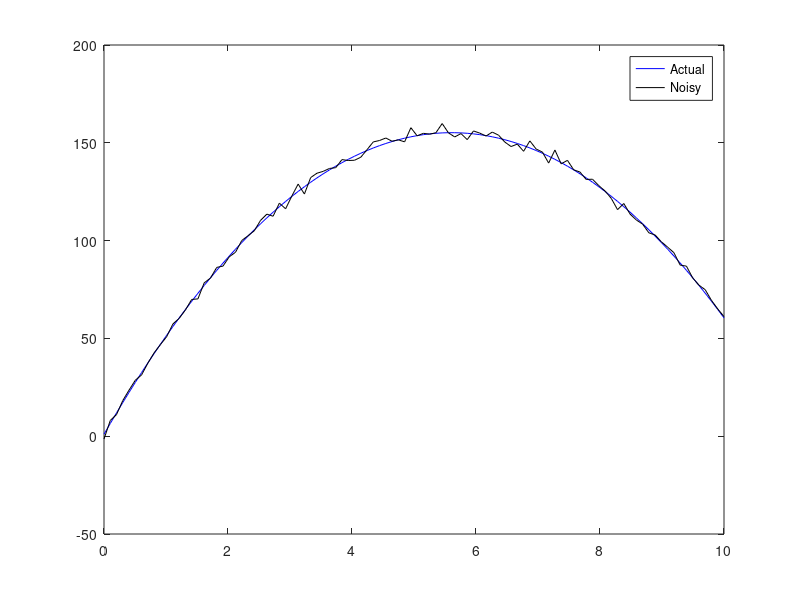

Reproduce this figure in MATLAB.
% Constants
g = -9.81; % m/s^2
n = 100; % number of points in trajectory

% Ball init conditions
p0 = 1; % m
v0 = 55; % m/s

% Time
t0 = 0; % s
%tf = (-v0-sqrt(v0*v0-4*0.5*g*p0))/(2*0.5*g); % s
tf = 10;
t = linspace(t0,tf,n);

% Actual Trajectory
pf = p0 + v0*t + 0.5*g*t.*t;

rng('default'); % For repeatability
stdev = 2; % Standard deviation of noise (normal distribution mean=0)
noisy = pf + stdev*randn(1,n);

% Kalman filter
% TODO


% Plotting
plot(t,pf,'b',t,noisy,'k');
legend('Actual','Noisy','Predicted');